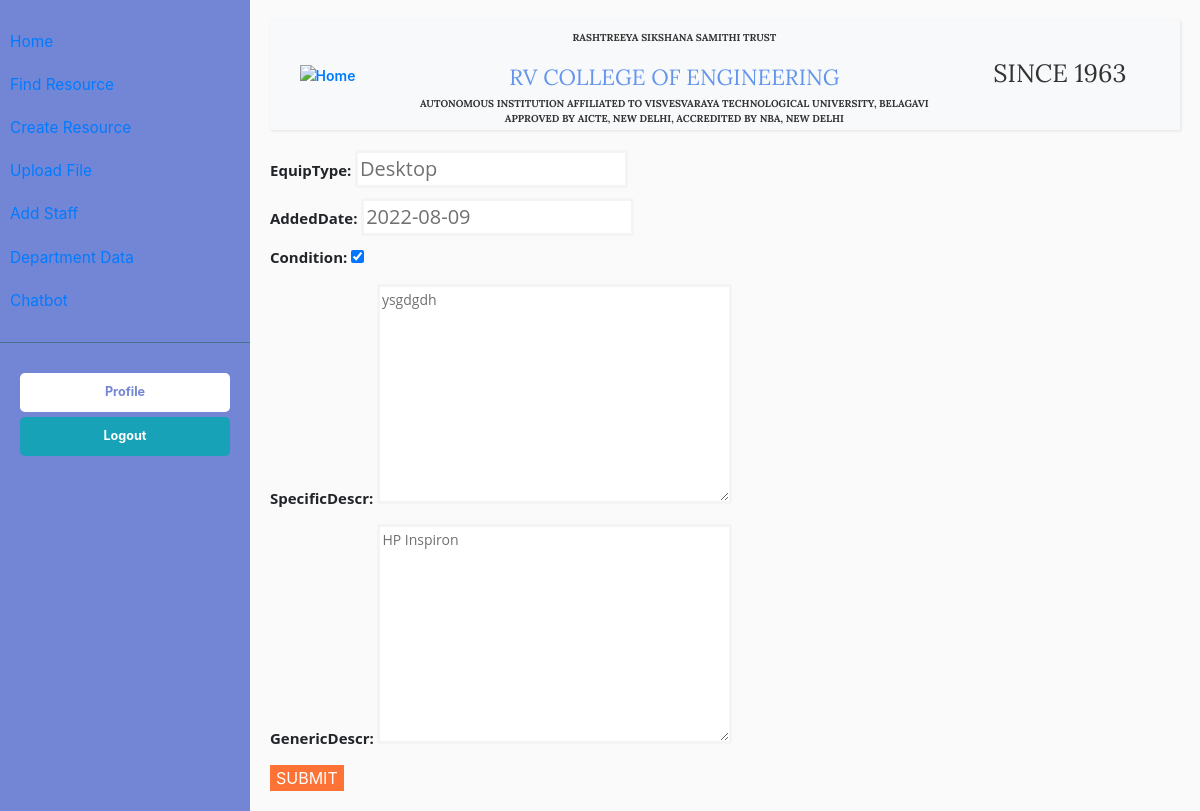
The app's page /update/10000/ (signed in) with its own data.
### ITapp/models.py (models this page shows, shortened)
class Resource(models.Model):
    equipType = models.CharField(max_length=50, null=True)
    addedDate = models.DateField(auto_now_add=False, default=None)
    condition = models.BooleanField(default=True)
    class Meta:
        ordering = [ '-addedDate' ]

class EquipDescr(models.Model):
    equipID = models.ForeignKey(Resource, on_delete=models.CASCADE, unique=True, primary_key=True )
    specificDescr = models.TextField(null=True, blank=True)
    genericDescr = models.TextField(null=True, blank=True)

### ITapp/views.py (the view, shortened to what this page needs)
# urls.py: path('update/<str:pk>/', views.updateResource, name="update"),
@login_required(login_url='login')
def updateResource(request, pk):
    resource = Resource.objects.get(id=pk)
    form = ResourceForm(instance=resource)
    descr = EquipDescr.objects.get(equipID=resource)
    descrForm = EquipDescrForm(instance=descr)
    context = {'form': form, 'descrForm':descrForm}
    return render(request, 'ITapp/updateResource.html', context)

### ITapp/form.py
class ResourceForm(ModelForm):
    class Meta:
        model = Resource
        fields = '__all__'

class EquipDescrForm(ModelForm):
    class Meta:
        model = EquipDescr
        fields = '__all__'
        exclude = ['equipID']

### ITapp/Templates/ITapp/updateResource.html (shortened to what this page needs)
{% extends 'ITapp/base.html'%}
{% block content %}
<form method = "POST" action="">
    {{form.as_p}}
    {{descrForm.as_p}}
    <input type="submit" value="Submit" />
</form>
{% endblock %}

### records on screen
Resource: equipType "Desktop", addedDate "2022-08-09", condition "☑"
EquipDescr: specificDescr "ysgdgdh", genericDescr "HP Inspiron"
